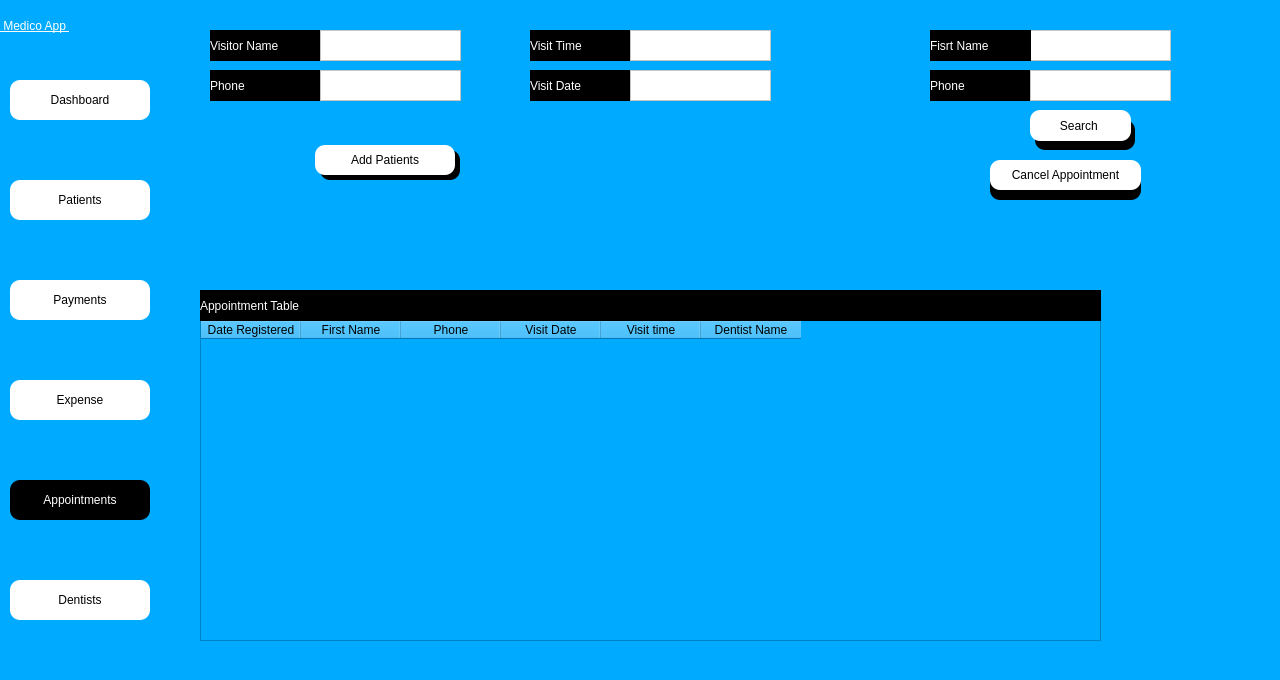
<?xml version="1.0" encoding="UTF-8"?>
<ui version="4.0">
 <class>Dialog</class>
 <widget class="QDialog" name="Dialog">
  <property name="geometry">
   <rect>
    <x>0</x>
    <y>0</y>
    <width>1280</width>
    <height>680</height>
   </rect>
  </property>
  <property name="windowTitle">
   <string>Dialog</string>
  </property>
  <property name="styleSheet">
   <string notr="true">background-color: rgb(0, 170, 255);</string>
  </property>
  <widget class="QWidget" name="side_bar" native="true">
   <property name="geometry">
    <rect>
     <x>0</x>
     <y>0</y>
     <width>160</width>
     <height>681</height>
    </rect>
   </property>
   <property name="styleSheet">
    <string notr="true">
background-color: rgba(170, 170, 255,.5);

</string>
   </property>
   <widget class="QPushButton" name="patient_btn">
    <property name="geometry">
     <rect>
      <x>10</x>
      <y>180</y>
      <width>140</width>
      <height>40</height>
     </rect>
    </property>
    <property name="styleSheet">
     <string notr="true">QPushButton{
font: 12pt &quot;MS Shell Dlg 2&quot;;
background-color: rgb(255, 255, 255);
border-top-left-radius:10px;
border-bottom-left-radius:10px;
border-top-right-radius:10px;
border-bottom-right-radius:10px;}
QPushButton:hover{
	background-color: rgb(161, 161, 161);
	color: rgb(255, 255, 255);
}</string>
    </property>
    <property name="text">
     <string>Patients</string>
    </property>
    <property name="icon">
     <iconset>
      <normaloff>../Medico_modern/patientdownload .png</normaloff>../Medico_modern/patientdownload .png</iconset>
    </property>
   </widget>
   <widget class="QPushButton" name="dash_btn">
    <property name="geometry">
     <rect>
      <x>10</x>
      <y>80</y>
      <width>140</width>
      <height>40</height>
     </rect>
    </property>
    <property name="styleSheet">
     <string notr="true">QPushButton{
font: 12pt &quot;MS Shell Dlg 2&quot;;
background-color: rgb(255, 255, 255);
border-top-left-radius:10px;
border-bottom-left-radius:10px;
border-top-right-radius:10px;
border-bottom-right-radius:10px;}
QPushButton:hover{
	background-color: rgb(161, 161, 161);
	color: rgb(255, 255, 255);
}</string>
    </property>
    <property name="text">
     <string>Dashboard</string>
    </property>
    <property name="icon">
     <iconset>
      <normaloff>../Medico_modern/dashboard.png</normaloff>../Medico_modern/dashboard.png</iconset>
    </property>
   </widget>
   <widget class="QPushButton" name="appointment_btn">
    <property name="geometry">
     <rect>
      <x>10</x>
      <y>480</y>
      <width>140</width>
      <height>40</height>
     </rect>
    </property>
    <property name="styleSheet">
     <string notr="true">QPushButton{
font: 12pt &quot;MS Shell Dlg 2&quot;;
background-color: rgb(255, 255, 255);
border-top-left-radius:10px;
border-bottom-left-radius:10px;
border-top-right-radius:10px;
border-bottom-right-radius:10px;

	background-color: rgb(0, 0, 0);
	color: rgb(255, 255, 255);
}

QPushButton:hover{
	background-color: rgb(161, 161, 161);
	color: rgb(255, 255, 255);
}
</string>
    </property>
    <property name="text">
     <string>Appointments</string>
    </property>
    <property name="icon">
     <iconset>
      <normaloff>../Medico_modern/appointmentdownload (1).png</normaloff>../Medico_modern/appointmentdownload (1).png</iconset>
    </property>
   </widget>
   <widget class="QPushButton" name="dentist_btn">
    <property name="geometry">
     <rect>
      <x>10</x>
      <y>580</y>
      <width>140</width>
      <height>40</height>
     </rect>
    </property>
    <property name="styleSheet">
     <string notr="true">QPushButton{
font: 12pt &quot;MS Shell Dlg 2&quot;;
background-color: rgb(255, 255, 255);
border-top-left-radius:10px;
border-bottom-left-radius:10px;
border-top-right-radius:10px;
border-bottom-right-radius:10px;}
QPushButton:hover{
	background-color: rgb(161, 161, 161);
	color: rgb(255, 255, 255);
}</string>
    </property>
    <property name="text">
     <string>Dentists</string>
    </property>
    <property name="icon">
     <iconset>
      <normaloff>../Medico_modern/dentistimages.png</normaloff>../Medico_modern/dentistimages.png</iconset>
    </property>
   </widget>
   <widget class="QPushButton" name="payment_btn">
    <property name="geometry">
     <rect>
      <x>10</x>
      <y>280</y>
      <width>140</width>
      <height>40</height>
     </rect>
    </property>
    <property name="styleSheet">
     <string notr="true">QPushButton{
font: 12pt &quot;MS Shell Dlg 2&quot;;
background-color: rgb(255, 255, 255);
border-top-left-radius:10px;
border-bottom-left-radius:10px;
border-top-right-radius:10px;
border-bottom-right-radius:10px;}
QPushButton:hover{
	background-color: rgb(161, 161, 161);
	color: rgb(255, 255, 255);
}</string>
    </property>
    <property name="text">
     <string>Payments</string>
    </property>
    <property name="icon">
     <iconset>
      <normaloff>../Medico_modern/billingdownload (1).png</normaloff>../Medico_modern/billingdownload (1).png</iconset>
    </property>
   </widget>
   <widget class="QPushButton" name="expense_btn">
    <property name="geometry">
     <rect>
      <x>10</x>
      <y>380</y>
      <width>140</width>
      <height>40</height>
     </rect>
    </property>
    <property name="styleSheet">
     <string notr="true">QPushButton{
font: 12pt &quot;MS Shell Dlg 2&quot;;
background-color: rgb(255, 255, 255);
border-top-left-radius:10px;
border-bottom-left-radius:10px;
border-top-right-radius:10px;
border-bottom-right-radius:10px;}
QPushButton:hover{
	background-color: rgb(161, 161, 161);
	color: rgb(255, 255, 255);
}</string>
    </property>
    <property name="text">
     <string>Expense</string>
    </property>
    <property name="icon">
     <iconset>
      <normaloff>../Medico_modern/billingdownload (1).png</normaloff>../Medico_modern/billingdownload (1).png</iconset>
    </property>
   </widget>
   <widget class="QLabel" name="label_4">
    <property name="geometry">
     <rect>
      <x>0</x>
      <y>0</y>
      <width>161</width>
      <height>51</height>
     </rect>
    </property>
    <property name="styleSheet">
     <string notr="true">font: 20pt &quot;MS Shell Dlg 2&quot;;
font: 75 20pt &quot;MS Shell Dlg 2&quot;;
text-decoration: underline;
font: 22pt &quot;MS Shell Dlg 2&quot;;
background-color: rgba(255, 255, 255,0);
color: rgb(255, 255, 255);
</string>
    </property>
    <property name="text">
     <string> Medico App </string>
    </property>
   </widget>
  </widget>
  <widget class="QLabel" name="vname">
   <property name="geometry">
    <rect>
     <x>210</x>
     <y>30</y>
     <width>111</width>
     <height>31</height>
    </rect>
   </property>
   <property name="styleSheet">
    <string notr="true">font: 14pt &quot;MS Shell Dlg 2&quot;;
color: rgb(255, 255, 255);
background-color: rgb(0, 0, 0);</string>
   </property>
   <property name="text">
    <string>Visitor Name</string>
   </property>
  </widget>
  <widget class="QTextEdit" name="vname_edit">
   <property name="geometry">
    <rect>
     <x>320</x>
     <y>30</y>
     <width>141</width>
     <height>31</height>
    </rect>
   </property>
   <property name="styleSheet">
    <string notr="true">background-color: rgb(255, 255, 255);</string>
   </property>
  </widget>
  <widget class="QLabel" name="phone">
   <property name="geometry">
    <rect>
     <x>210</x>
     <y>70</y>
     <width>111</width>
     <height>31</height>
    </rect>
   </property>
   <property name="styleSheet">
    <string notr="true">font: 14pt &quot;MS Shell Dlg 2&quot;;
color: rgb(255, 255, 255);
background-color: rgb(0, 0, 0);</string>
   </property>
   <property name="text">
    <string>Phone</string>
   </property>
  </widget>
  <widget class="QTextEdit" name="phone_edit">
   <property name="geometry">
    <rect>
     <x>320</x>
     <y>70</y>
     <width>141</width>
     <height>31</height>
    </rect>
   </property>
   <property name="styleSheet">
    <string notr="true">background-color: rgb(255, 255, 255);</string>
   </property>
  </widget>
  <widget class="QLabel" name="visit_time">
   <property name="geometry">
    <rect>
     <x>530</x>
     <y>30</y>
     <width>101</width>
     <height>31</height>
    </rect>
   </property>
   <property name="styleSheet">
    <string notr="true">font: 14pt &quot;MS Shell Dlg 2&quot;;
color: rgb(255, 255, 255);
background-color: rgb(0, 0, 0);</string>
   </property>
   <property name="text">
    <string>Visit Time</string>
   </property>
  </widget>
  <widget class="QTextEdit" name="visit_time_edit">
   <property name="geometry">
    <rect>
     <x>630</x>
     <y>30</y>
     <width>141</width>
     <height>31</height>
    </rect>
   </property>
   <property name="styleSheet">
    <string notr="true">background-color: rgb(255, 255, 255);</string>
   </property>
  </widget>
  <widget class="QLabel" name="visit_date">
   <property name="geometry">
    <rect>
     <x>530</x>
     <y>70</y>
     <width>101</width>
     <height>31</height>
    </rect>
   </property>
   <property name="styleSheet">
    <string notr="true">font: 14pt &quot;MS Shell Dlg 2&quot;;
color: rgb(255, 255, 255);
background-color: rgb(0, 0, 0);</string>
   </property>
   <property name="text">
    <string>Visit Date</string>
   </property>
  </widget>
  <widget class="QTextEdit" name="visit_date_edit">
   <property name="geometry">
    <rect>
     <x>630</x>
     <y>70</y>
     <width>141</width>
     <height>31</height>
    </rect>
   </property>
   <property name="styleSheet">
    <string notr="true">background-color: rgb(255, 255, 255);</string>
   </property>
  </widget>
  <widget class="QTableWidget" name="appointment_table">
   <property name="geometry">
    <rect>
     <x>200</x>
     <y>320</y>
     <width>901</width>
     <height>321</height>
    </rect>
   </property>
   <property name="styleSheet">
    <string notr="true">background-color: rgba(255, 255, 255,.9);
font: 14pt &quot;MS Shell Dlg 2&quot;;</string>
   </property>
   <column>
    <property name="text">
     <string>Date Registered</string>
    </property>
   </column>
   <column>
    <property name="text">
     <string>First Name</string>
    </property>
   </column>
   <column>
    <property name="text">
     <string>Phone</string>
    </property>
   </column>
   <column>
    <property name="text">
     <string>Visit Date</string>
    </property>
   </column>
   <column>
    <property name="text">
     <string>Visit time</string>
    </property>
   </column>
   <column>
    <property name="text">
     <string>Dentist Name</string>
    </property>
   </column>
  </widget>
  <widget class="QLabel" name="visit_date_2">
   <property name="geometry">
    <rect>
     <x>200</x>
     <y>290</y>
     <width>901</width>
     <height>31</height>
    </rect>
   </property>
   <property name="styleSheet">
    <string notr="true">font: 14pt &quot;MS Shell Dlg 2&quot;;
color: rgb(255, 255, 255);
background-color: rgb(0, 0, 0);</string>
   </property>
   <property name="text">
    <string>Appointment Table</string>
   </property>
  </widget>
  <widget class="QTextEdit" name="search_name_edit">
   <property name="geometry">
    <rect>
     <x>1030</x>
     <y>30</y>
     <width>141</width>
     <height>31</height>
    </rect>
   </property>
   <property name="styleSheet">
    <string notr="true">background-color: rgb(255, 255, 255);</string>
   </property>
  </widget>
  <widget class="QPushButton" name="search_btn">
   <property name="geometry">
    <rect>
     <x>1030</x>
     <y>110</y>
     <width>101</width>
     <height>31</height>
    </rect>
   </property>
   <property name="styleSheet">
    <string notr="true">font: 12pt &quot;MS Shell Dlg 2&quot;;
background-color: rgb(255, 255, 255);
border-top-left-radius:10px;
border-bottom-left-radius:10px;
border-top-right-radius:10px;
border-bottom-right-radius:10px;</string>
   </property>
   <property name="text">
    <string>Search </string>
   </property>
  </widget>
  <widget class="QLabel" name="label">
   <property name="geometry">
    <rect>
     <x>0</x>
     <y>0</y>
     <width>1281</width>
     <height>680</height>
    </rect>
   </property>
   <property name="text">
    <string/>
   </property>
   <property name="pixmap">
    <pixmap>Images/atikah-akhtar-XJptUS8nbhs-unsplash.jpg</pixmap>
   </property>
   <property name="scaledContents">
    <bool>true</bool>
   </property>
  </widget>
  <widget class="QPushButton" name="add_appointment_btn">
   <property name="geometry">
    <rect>
     <x>315</x>
     <y>145</y>
     <width>140</width>
     <height>30</height>
    </rect>
   </property>
   <property name="styleSheet">
    <string notr="true">QPushButton{
font: 12pt &quot;MS Shell Dlg 2&quot;;
background-color: rgb(255, 255, 255);
border-top-left-radius:10px;
border-bottom-left-radius:10px;
border-top-right-radius:10px;
border-bottom-right-radius:10px;}
QPushButton:hover{
	background-color: rgb(161, 161, 161);
	color: rgb(255, 255, 255);
}</string>
   </property>
   <property name="text">
    <string>Add Patients</string>
   </property>
   <property name="icon">
    <iconset>
     <normaloff>../Medico_modern/patientdownload .png</normaloff>../Medico_modern/patientdownload .png</iconset>
   </property>
  </widget>
  <widget class="QLabel" name="label_3">
   <property name="geometry">
    <rect>
     <x>320</x>
     <y>150</y>
     <width>140</width>
     <height>30</height>
    </rect>
   </property>
   <property name="styleSheet">
    <string notr="true">background-color: rgb(0, 0, 0);
font: 12pt &quot;MS Shell Dlg 2&quot;;
border-top-left-radius:10px;
border-bottom-left-radius:10px;
border-top-right-radius:10px;
border-bottom-right-radius:10px;
color: rgb(255, 255, 255);
</string>
   </property>
   <property name="text">
    <string/>
   </property>
  </widget>
  <widget class="QLabel" name="label_5">
   <property name="geometry">
    <rect>
     <x>1035</x>
     <y>120</y>
     <width>100</width>
     <height>30</height>
    </rect>
   </property>
   <property name="styleSheet">
    <string notr="true">background-color: rgb(0, 0, 0);
font: 12pt &quot;MS Shell Dlg 2&quot;;
border-top-left-radius:10px;
border-bottom-left-radius:10px;
border-top-right-radius:10px;
border-bottom-right-radius:10px;
color: rgb(255, 255, 255);
</string>
   </property>
   <property name="text">
    <string/>
   </property>
  </widget>
  <widget class="QLabel" name="visit_date_3">
   <property name="geometry">
    <rect>
     <x>930</x>
     <y>30</y>
     <width>101</width>
     <height>31</height>
    </rect>
   </property>
   <property name="styleSheet">
    <string notr="true">font: 14pt &quot;MS Shell Dlg 2&quot;;
color: rgb(255, 255, 255);
background-color: rgb(0, 0, 0);</string>
   </property>
   <property name="text">
    <string>Fisrt Name</string>
   </property>
  </widget>
  <widget class="QLabel" name="visit_date_4">
   <property name="geometry">
    <rect>
     <x>930</x>
     <y>70</y>
     <width>101</width>
     <height>31</height>
    </rect>
   </property>
   <property name="styleSheet">
    <string notr="true">font: 14pt &quot;MS Shell Dlg 2&quot;;
color: rgb(255, 255, 255);
background-color: rgb(0, 0, 0);</string>
   </property>
   <property name="text">
    <string>Phone</string>
   </property>
  </widget>
  <widget class="QTextEdit" name="search_phone_edit">
   <property name="geometry">
    <rect>
     <x>1030</x>
     <y>70</y>
     <width>141</width>
     <height>31</height>
    </rect>
   </property>
   <property name="styleSheet">
    <string notr="true">background-color: rgb(255, 255, 255);</string>
   </property>
  </widget>
  <widget class="QLabel" name="label_6">
   <property name="geometry">
    <rect>
     <x>990</x>
     <y>170</y>
     <width>151</width>
     <height>30</height>
    </rect>
   </property>
   <property name="styleSheet">
    <string notr="true">background-color: rgb(0, 0, 0);
font: 12pt &quot;MS Shell Dlg 2&quot;;
border-top-left-radius:10px;
border-bottom-left-radius:10px;
border-top-right-radius:10px;
border-bottom-right-radius:10px;
color: rgb(255, 255, 255);
</string>
   </property>
   <property name="text">
    <string/>
   </property>
  </widget>
  <widget class="QPushButton" name="cancel_appointment">
   <property name="geometry">
    <rect>
     <x>990</x>
     <y>160</y>
     <width>151</width>
     <height>30</height>
    </rect>
   </property>
   <property name="styleSheet">
    <string notr="true">font: 12pt &quot;MS Shell Dlg 2&quot;;
background-color: rgb(255, 255, 255);
border-top-left-radius:10px;
border-bottom-left-radius:10px;
border-top-right-radius:10px;
border-bottom-right-radius:10px;</string>
   </property>
   <property name="text">
    <string>Cancel Appointment</string>
   </property>
   <property name="icon">
    <iconset>
     <normaloff>../Medico_modern/patientdownload .png</normaloff>../Medico_modern/patientdownload .png</iconset>
   </property>
  </widget>
  <zorder>label</zorder>
  <zorder>side_bar</zorder>
  <zorder>vname</zorder>
  <zorder>vname_edit</zorder>
  <zorder>phone</zorder>
  <zorder>phone_edit</zorder>
  <zorder>visit_time</zorder>
  <zorder>visit_time_edit</zorder>
  <zorder>visit_date</zorder>
  <zorder>visit_date_edit</zorder>
  <zorder>appointment_table</zorder>
  <zorder>visit_date_2</zorder>
  <zorder>search_name_edit</zorder>
  <zorder>label_3</zorder>
  <zorder>add_appointment_btn</zorder>
  <zorder>label_5</zorder>
  <zorder>search_btn</zorder>
  <zorder>visit_date_3</zorder>
  <zorder>visit_date_4</zorder>
  <zorder>search_phone_edit</zorder>
  <zorder>label_6</zorder>
  <zorder>cancel_appointment</zorder>
 </widget>
 <resources/>
 <connections/>
</ui>
